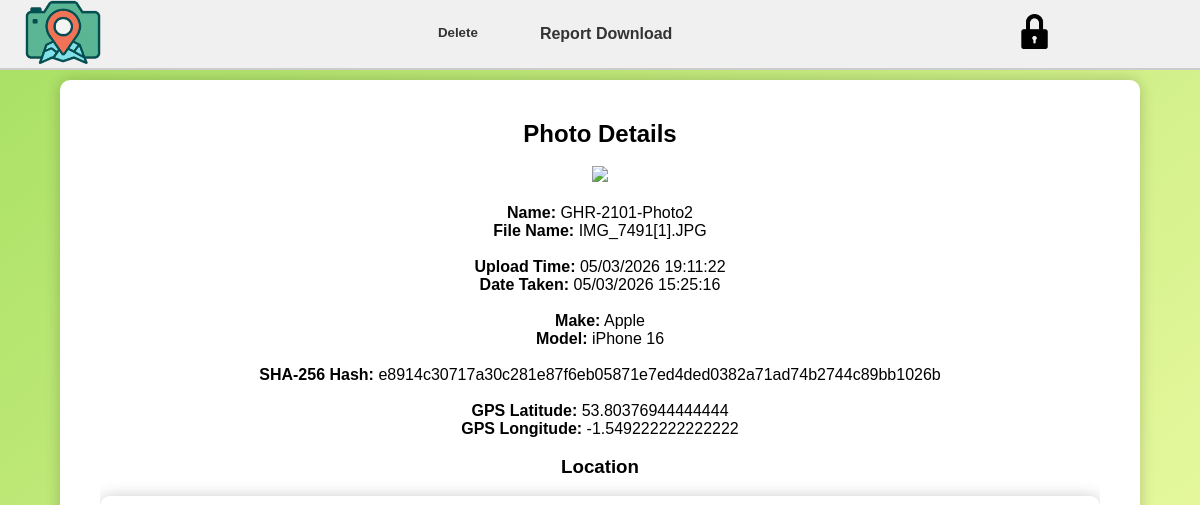
Screenshot of /output/GHR-2101-Photo2 with the database file from the repository.
### tables this page shows
CREATE TABLE photos (
                    id INTEGER PRIMARY KEY AUTOINCREMENT,
                    name TEXT,
                    filename TEXT,
                    filepath TEXT,
                    upload_datetime TEXT,
                    taken_datetime TEXT,
                    make TEXT,
                    model TEXT,
                    gps_lat REAL,
                    gps_lon REAL,
                    hash TEXT
                );

### main.py (the view)
@app.route('/output/<name>')
def output_page(name):
    conn = sqlite3.connect('database.db')
    conn.row_factory = sqlite3.Row
    c = conn.cursor()
    c.execute("SELECT * FROM photos WHERE name = ?", (name,))
    data = c.fetchone()
    conn.close()
    return render_template('output.html', data=data)

### templates/output.html (shortened to what this page needs)
<!DOCTYPE html>
<html lang="en">
<link href="https://api.mapbox.com/mapbox-gl-js/v2.15.0/mapbox-gl.css" rel="stylesheet" />
<head>
    <link rel="stylesheet" href="{{ url_for('static', filename='style.css') }}">
</head>
<nav class="navbar">
    <div class="nav-left">
        <a href="/dashboard" class="logo-link">
            <img src="{{ url_for('static', filename='camera-icon.png') }}" class="nav-logo">
        </a>
    </div>
    <div class="nav-center">
        <form id="deleteForm" action="{{ url_for('delete_photo', name=data['name']) }}" method="POST" style="display:inline;">
    <button type="button" onclick="confirmDelete()"
        style="background:none; border:none; color:#333; font-weight:bold; cursor:pointer; padding:8px 16px; border-radius:5px;">
        Delete
    </button>
</form>
        <a href="{{ url_for('generate_report', name=data['name']) }}"
   style="text-decoration:none; color:#333; font-weight:bold; padding:8px 16px; border-radius:5px;">
   Report Download
</a>
    </div>
    <div class="nav-right">
        <a href="/logout" class="lock-btn">
            <img src="{{ url_for('static', filename='lock.png') }}" class="lock-logo">
        </a>
    </div>
</nav>
<div class="container">
    <div class="table-wrapper">
        <h2>Photo Details</h2><br>
        <img src="/{{ data[3] }}" width="500"><br><br>
        <p><strong>Name:</strong> {{ data[1] }}</p>
        <p><strong>File Name:</strong> {{ data[2] }}</p><br>
        <p><strong>Upload Time:</strong> {{ data[4] }}</p>
        <p><strong>Date Taken:</strong> {{ data[5] }}</p><br>
        <p><strong>Make:</strong> {{ data[6] }}</p>
        <p><strong>Model:</strong> {{ data[7] }}</p><br>
        <p><strong>SHA-256 Hash:</strong> {{ data[10] }}</p><br>
        <p><strong>GPS Latitude:</strong> {{ data[8] }}</p>
        <p><strong>GPS Longitude:</strong> {{ data[9] }}</p>
        <br>
        {% if data["gps_lat"] and data["gps_lon"] %}
            <h3>Location</h3><br>
            <div id="map"></div>
        {% else %}
            <p>No GPS data found in this image.</p>
        {% endif %}
    </div>
</div>
</body>
</html>

### static/style.css (style rules this page uses)
* { margin: 0; padding: 0; box-sizing: border-box; }
.navbar { position: fixed; top: 0; left: 0; width: 100%; height: 70px; background-color: #f0f0f0; display: flex; align-items: center; justify-content: space-between; padding: 0 25px; border-bottom: 2px solid #ccc; z-index: 1000; padding-right: 100px; }
.nav-logo { height: 65px; cursor: pointer; }
.lock-logo { height: 35px; cursor: pointer; }
.nav-center { display: flex; gap: 30px; }
.nav-center a, .nav-center p { text-decoration: none; color: #333; font-weight: bold; padding: 8px 16px; border-radius: 5px; }
.lock-btn { font-size: 24px; text-decoration: none; color: #333; padding: 8px; margin-right: 40px; }
.container { background: white; padding: 40px; border-radius: 10px; box-shadow: 0 0 15px rgba(0,0,0,0.2); width: 90%; margin: auto; height: auto; }
.table-wrapper { width: 100%; overflow-x: auto; max-height: 100%; overflow-y: auto; text-align: center; vertical-align: middle; }
form { display: flex; flex-direction: column; align-items: center; }
#map { width: 100%; height: 400px; border-radius: 10px; box-shadow: 0 0 15px rgba(0,0,0,0.2); margin-bottom: 25px; }

### rows the page displays
photos: name "GHR-2101-Photo2", filename "IMG_7491[1].JPG", upload_datetime "05/03/2026 19:11:22", taken_datetime "05/03/2026 15:25:16", make "Apple", model "iPhone 16", hash "e8914c30717a30c281e87f6eb05871e7ed4ded0382a71ad74b2744c89bb1026b", gps_lat "53.80376944444444", gps_lon "-1.549222222222222"
